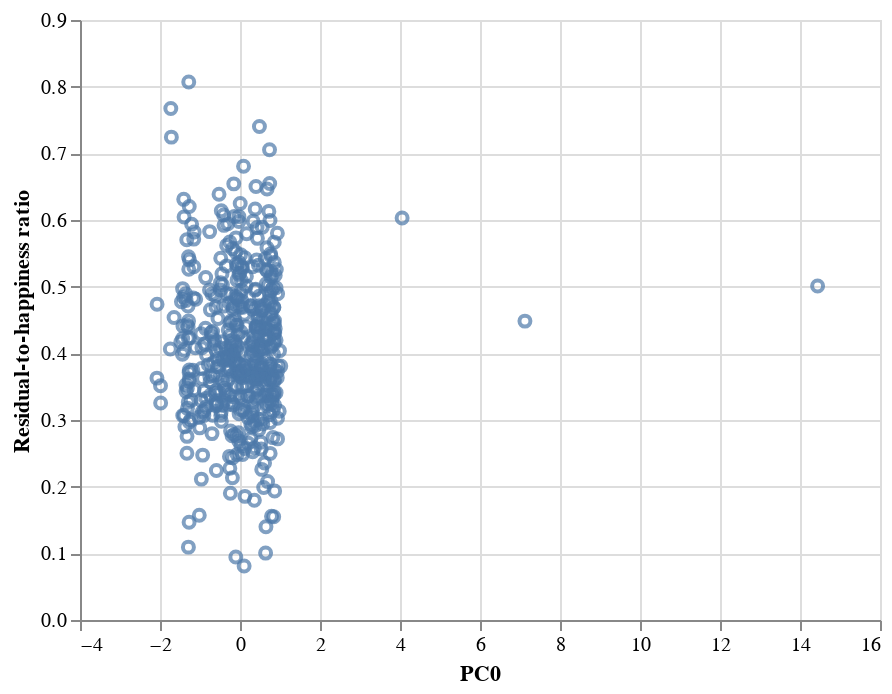

This figure's notebook cell:
### Code cell
neg_urbanization_residual_ratio.get_pca_chart(1)

### Figure 1 — Vega-Lite specification as saved in the notebook (floating-point values rounded to 4 significant figures; data arrays with more than 128 entries replaced by an {"elided": "..."} marker saying what was removed)
{"config": {"view": {"continuousWidth": 400, "continuousHeight": 300}}, "data": {"name": "data-5c65dff01093213b808f71f9b0c63821"}, "mark": "point", "encoding": {"x": {"field": "PC0", "type": "quantitative"}, "y": {"field": "Residual-to-happiness ratio", "type": "quantitative"}}, "selection": {"selector009": {"type": "interval", "bind": "scales", "encodings": ["x", "y"]}}, "$schema": "https://vega.github.io/schema/vega-lite/v4.17.0.json", "datasets": {"data-5c65dff01093213b808f71f9b0c63821": {"elided": "457 records"}}}
